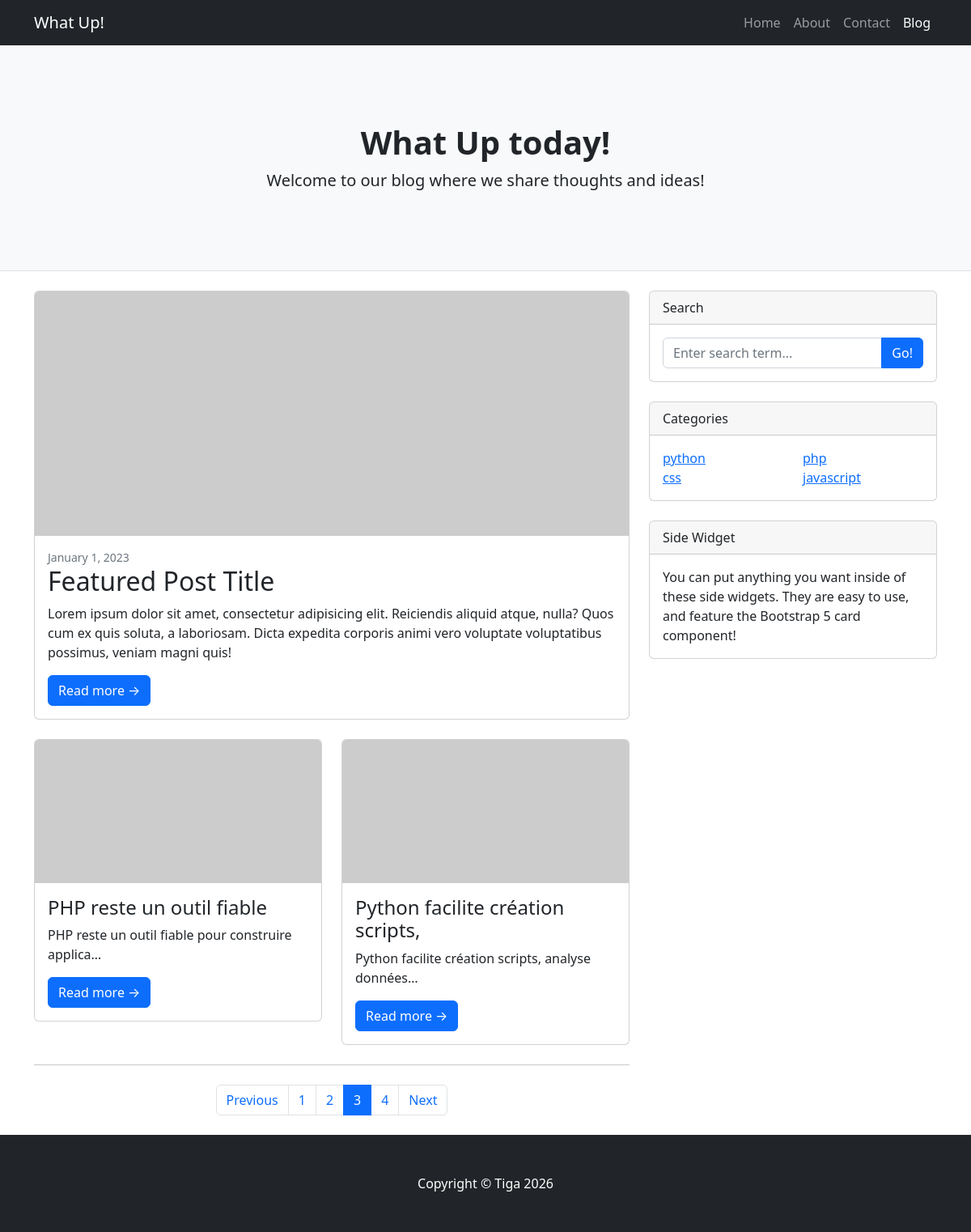
/?page=3, run on the app's committed database.
### blog/models.py (models this page shows, shortened)
class Post(models.Model):
    category = models.ForeignKey(Category, on_delete=models.CASCADE, related_name='posts')
    STATUS_CHOICES = (
        ('draft', 'Draft'),
        ('published', 'Published'),
    )
    title = models.CharField(max_length=200)
    slug = models.SlugField(max_length=200)
    body = models.TextField()
    created_at = models.DateTimeField(auto_now_add=True)
    updated = models.DateTimeField(auto_now= True)
    status = models.CharField(choices=STATUS_CHOICES, default='draft', max_length=10)
    pusblish = models.DateTimeField(default=timezone.now)
    author = models.ForeignKey(User, on_delete=models.CASCADE, related_name='posted')

class Category(models.Model):
    name = models.CharField(max_length=100)
    slug = models.SlugField(max_length=100)

### blog/views.py (the view)
# urls.py: path('', views.post_list, name='post_list'),
def post_list(request, category=None):
    posts = Post.objects.all()
    if category:
        category = get_object_or_404(Category, slug=category)
        posts = posts.filter(category=category)
    categories = Category.objects.all()
    paginator = Paginator(posts, 2)
    page = request.GET.get('page')
    try:
        posts = paginator.page(page)
    except PageNotAnInteger:
        posts = paginator.page(1)
    except EmptyPage:
        posts = paginator.page(paginator.num_pages)
    context = {
        'posts': posts,
        'page': page,
        'categories': categories,
        'category': category
    }
    return render(request, 'blog/post/list.html', context)

### blog/templates/blog/post/list.html (shortened to what this page needs)
{% extends "blog/post/base.html" %}
 {% block content %}
        <header class="py-5 bg-light border-bottom mb-4">
            <div class="container">
                <div class="text-center my-5">
                    <h1 class="fw-bolder">What Up today!</h1>
                    <p class="lead mb-0">Welcome to our blog where we share thoughts and ideas!</p>
                </div>
            </div>
        </header>
        <div class="container">
            <div class="row">
                <div class="col-lg-8">
                    <div class="card mb-4">
                        <a href="#!"><img class="card-img-top" src="https://dummyimage.com/850x350/dee2e6/6c757d.jpg" alt="..." /></a>
                        <div class="card-body">
                            <div class="small text-muted">January 1, 2023</div>
                            <h2 class="card-title">Featured Post Title</h2>
                            <p class="card-text">Lorem ipsum dolor sit amet, consectetur adipisicing elit. Reiciendis aliquid atque, nulla? Quos cum ex quis soluta, a laboriosam. Dicta expedita corporis animi vero voluptate voluptatibus possimus, veniam magni quis!</p>
                            <a class="btn btn-primary" href="#!">Read more →</a>
                        </div>
                    </div>
                     <div class="row">
                        {% for post in posts %}
                        <div class="col-lg-6">
                            <div class="card mb-4">
                                <a href="#!"><img class="card-img-top" src="https://dummyimage.com/700x350/dee2e6/6c757d.jpg" alt="..." /></a>
                                <div class="card-body">
                                    <h2 class="card-title h4">{{ post.title }}</h2>
                                    <p class="card-text">{{ post.body|truncatechars:50}}</p>
                                    <a class="btn btn-primary" href="{% url 'post_detail' post.slug %}">Read more →</a>
                                </div>
                            </div>
                        </div>
                        {% endfor %}
                     </div>
                    {% include "blog/layouts/pagination.html" with page=posts %}
                </div>
                <div class="col-lg-4">
                    <div class="card mb-4">
                        <div class="card-header">Search</div>
                        <div class="card-body">
                            <div class="input-group">
                                <input class="form-control" type="text" placeholder="Enter search term..." aria-label="Enter search term..." aria-describedby="button-search" />
                                <button class="btn btn-primary" id="button-search" type="button">Go!</button>
                            </div>
                        </div>
                    </div>
                    <div class="card mb-4">
                        <div class="card-header">Categories</div>
                        <div class="card-body">
                            <div class="row">
                                {% for cat in categories %}
                                <div class="col-sm-6">
                                    <ul class="list-unstyled mb-0">
                                        <li><a href="{% url 'category_posts_list' cat.slug %}">{{ cat.name }}</a></li>
                                    </ul>
                                </div>
                                {% endfor %}
                            </div>
                        </div>
                    </div>
                    <div class="card mb-4">
                        <div class="card-header">Side Widget</div>
                        <div class="card-body">You can put anything you want inside of these side widgets. They are easy to use, and feature the Bootstrap 5 card component!</div>
                    </div>
                </div>
            </div>
        </div>
 {% endblock %}

### data on the page
Post: title "PHP reste un outil fiable", body "PHP reste un outil fiable pour construire applica…"
Post: title "Python facilite création scripts,", body "Python facilite création scripts, analyse données…"
Category: name "python"
Category: name "php"
Category: name "css"
Category: name "javascript"

### other printed values
{{ num }} "1" "2" "4"
{{ num }} "3"
